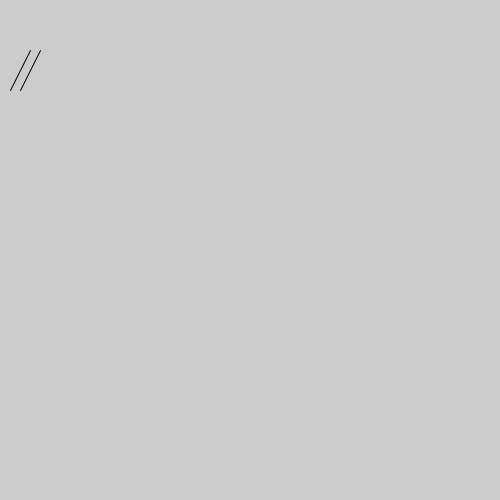
Frame 1 (no input)
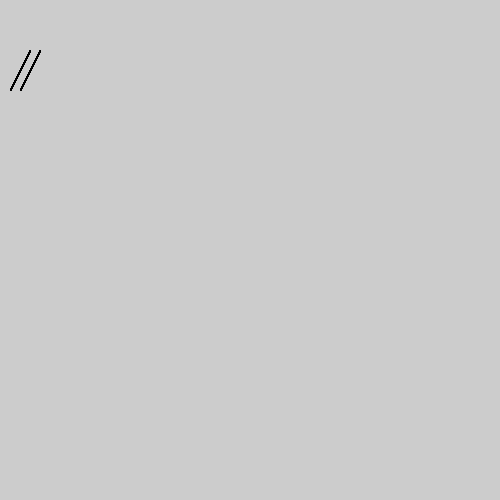
Frame 60 (the mouse pressed at the canvas centre just before this capture)
Frame 120 (the mouse held since frame 60 and released just before this capture): identical to frame 60, image omitted

The Processing sketch that drew these frames (run headless with seeded random() and noise(); from frame 60 on, the mouse is pressed at the canvas centre):

// Processing sketch: BasicLineFunction
// ── BasicLineFunction.pde
void setup(){
size(500,500);
}

void draw() {
//line(10,80,30,40);  //line(x1, y1, x2, y2) or line(x1, y1, z1, x2, y2, z2)
//line(20,80,40,40); //move the x coord. of line start and finish over by 10 pixels
//line(30,80,50,40); //again
//line(40,80,60,40); //again
drawDiagnalLines(10,90);
}

void drawDiagnalLines(int startX, int startY) {
  line(startX, startY, startX + 20, startY - 40);
  line(startX+10,startY,startX+30,startY - 40);
}
